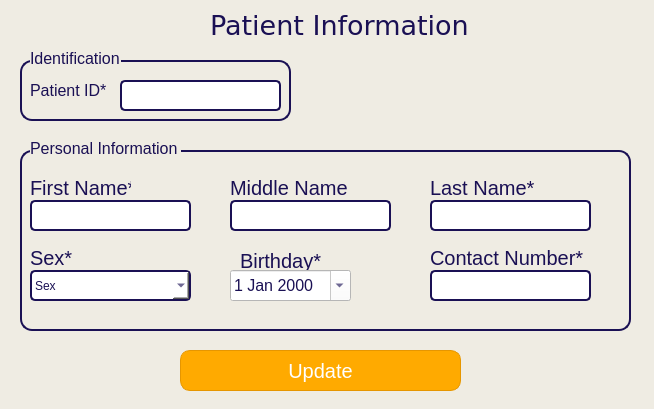
<?xml version="1.0" encoding="UTF-8"?>
<ui version="4.0">
 <class>Dialog</class>
 <widget class="QDialog" name="Dialog">
  <property name="geometry">
   <rect>
    <x>0</x>
    <y>0</y>
    <width>654</width>
    <height>409</height>
   </rect>
  </property>
  <property name="windowTitle">
   <string>Dialog</string>
  </property>
  <property name="styleSheet">
   <string notr="true">background-color: rgb(239, 236, 227);</string>
  </property>
  <widget class="QLabel" name="label">
   <property name="geometry">
    <rect>
     <x>210</x>
     <y>10</y>
     <width>261</width>
     <height>31</height>
    </rect>
   </property>
   <property name="font">
    <font>
     <family>Verdana</family>
     <pointsize>20</pointsize>
    </font>
   </property>
   <property name="styleSheet">
    <string notr="true">color: rgb(26, 16, 84);</string>
   </property>
   <property name="text">
    <string>Patient Information</string>
   </property>
  </widget>
  <widget class="QPushButton" name="patientFormUpdateBtn">
   <property name="geometry">
    <rect>
     <x>180</x>
     <y>350</y>
     <width>281</width>
     <height>41</height>
    </rect>
   </property>
   <property name="font">
    <font>
     <pointsize>15</pointsize>
    </font>
   </property>
   <property name="styleSheet">
    <string notr="true">QPushButton {
    background-color: rgb(255, 170, 0);   /* base */
    color: white;
    border: 1px solid rgb(230, 150, 0);
    border-radius: 10px;
}

QPushButton:hover {
    background-color: rgb(255, 185, 40);  
}

QPushButton:pressed {
    background-color: rgb(230, 150, 0);   
}
</string>
   </property>
   <property name="text">
    <string>Update</string>
   </property>
  </widget>
  <widget class="QFrame" name="personalInfoFrame">
   <property name="geometry">
    <rect>
     <x>20</x>
     <y>150</y>
     <width>611</width>
     <height>181</height>
    </rect>
   </property>
   <property name="styleSheet">
    <string notr="true">#personalInfoFrame {
        border: 2px solid #1A1054;
        border-radius: 12px;
    
    }</string>
   </property>
   <property name="frameShape">
    <enum>QFrame::Shape::StyledPanel</enum>
   </property>
   <property name="frameShadow">
    <enum>QFrame::Shadow::Raised</enum>
   </property>
   <widget class="QFrame" name="frame_2">
    <property name="geometry">
     <rect>
      <x>140</x>
      <y>310</y>
      <width>181</width>
      <height>321</height>
     </rect>
    </property>
    <property name="frameShape">
     <enum>QFrame::Shape::StyledPanel</enum>
    </property>
    <property name="frameShadow">
     <enum>QFrame::Shadow::Raised</enum>
    </property>
    <widget class="QWidget" name="verticalLayoutWidget_4">
     <property name="geometry">
      <rect>
       <x>10</x>
       <y>10</y>
       <width>160</width>
       <height>301</height>
      </rect>
     </property>
     <layout class="QVBoxLayout" name="verticalLayout_4">
      <item>
       <widget class="QLineEdit" name="fnameField_3">
        <property name="styleSheet">
         <string notr="true">color: rgb(26, 16, 84);</string>
        </property>
        <property name="placeholderText">
         <string>First Name</string>
        </property>
       </widget>
      </item>
      <item>
       <widget class="QLineEdit" name="mnameField_3">
        <property name="styleSheet">
         <string notr="true">color: rgb(26, 16, 84);</string>
        </property>
        <property name="placeholderText">
         <string>Middle Name</string>
        </property>
       </widget>
      </item>
      <item>
       <widget class="QLineEdit" name="lnameField_3">
        <property name="styleSheet">
         <string notr="true">color: rgb(26, 16, 84);</string>
        </property>
        <property name="placeholderText">
         <string>Last Name</string>
        </property>
       </widget>
      </item>
      <item>
       <widget class="QLineEdit" name="sexField_3">
        <property name="styleSheet">
         <string notr="true">color: rgb(26, 16, 84);</string>
        </property>
        <property name="placeholderText">
         <string>Sex</string>
        </property>
       </widget>
      </item>
      <item>
       <widget class="QDateEdit" name="birthdayField_3">
        <property name="styleSheet">
         <string notr="true">color: rgb(26, 16, 84);</string>
        </property>
        <property name="specialValueText">
         <string/>
        </property>
       </widget>
      </item>
      <item>
       <widget class="QLineEdit" name="roleField_3">
        <property name="styleSheet">
         <string notr="true">color: rgb(26, 16, 84);</string>
        </property>
        <property name="placeholderText">
         <string>Role</string>
        </property>
       </widget>
      </item>
      <item>
       <widget class="QDateEdit" name="datehiredfield_3">
        <property name="styleSheet">
         <string notr="true">color: rgb(26, 16, 84);</string>
        </property>
        <property name="specialValueText">
         <string/>
        </property>
       </widget>
      </item>
     </layout>
    </widget>
   </widget>
   <widget class="QLabel" name="label_2">
    <property name="geometry">
     <rect>
      <x>10</x>
      <y>30</y>
      <width>101</width>
      <height>16</height>
     </rect>
    </property>
    <property name="font">
     <font>
      <pointsize>15</pointsize>
     </font>
    </property>
    <property name="styleSheet">
     <string notr="true">color: rgb(26, 16, 84);</string>
    </property>
    <property name="text">
     <string>First Name*</string>
    </property>
   </widget>
   <widget class="QLineEdit" name="fnameField">
    <property name="geometry">
     <rect>
      <x>10</x>
      <y>50</y>
      <width>161</width>
      <height>31</height>
     </rect>
    </property>
    <property name="font">
     <font>
      <pointsize>12</pointsize>
     </font>
    </property>
    <property name="styleSheet">
     <string notr="true"> QLineEdit {
        border: 2px solid #1A1054;
        border-radius: 5px;
        padding: 3px;
background-color: rgb(255, 255, 255);
    }</string>
    </property>
   </widget>
   <widget class="QLabel" name="label_3">
    <property name="geometry">
     <rect>
      <x>210</x>
      <y>30</y>
      <width>131</width>
      <height>16</height>
     </rect>
    </property>
    <property name="font">
     <font>
      <pointsize>15</pointsize>
     </font>
    </property>
    <property name="styleSheet">
     <string notr="true">color: rgb(26, 16, 84);</string>
    </property>
    <property name="text">
     <string>Middle Name</string>
    </property>
   </widget>
   <widget class="QLineEdit" name="mnameField">
    <property name="geometry">
     <rect>
      <x>210</x>
      <y>50</y>
      <width>161</width>
      <height>31</height>
     </rect>
    </property>
    <property name="font">
     <font>
      <pointsize>12</pointsize>
     </font>
    </property>
    <property name="styleSheet">
     <string notr="true"> QLineEdit {
        border: 2px solid #1A1054;
        border-radius: 5px;
        padding: 3px;
background-color: rgb(255, 255, 255);
    }</string>
    </property>
   </widget>
   <widget class="QLabel" name="label_4">
    <property name="geometry">
     <rect>
      <x>410</x>
      <y>30</y>
      <width>131</width>
      <height>16</height>
     </rect>
    </property>
    <property name="font">
     <font>
      <pointsize>15</pointsize>
     </font>
    </property>
    <property name="styleSheet">
     <string notr="true">color: rgb(26, 16, 84);</string>
    </property>
    <property name="text">
     <string>Last Name*</string>
    </property>
   </widget>
   <widget class="QLineEdit" name="lnameField">
    <property name="geometry">
     <rect>
      <x>410</x>
      <y>50</y>
      <width>161</width>
      <height>31</height>
     </rect>
    </property>
    <property name="font">
     <font>
      <pointsize>12</pointsize>
     </font>
    </property>
    <property name="styleSheet">
     <string notr="true"> QLineEdit {
        border: 2px solid #1A1054;
        border-radius: 5px;
        padding: 3px;
background-color: rgb(255, 255, 255);
    }</string>
    </property>
   </widget>
   <widget class="QLabel" name="label_5">
    <property name="geometry">
     <rect>
      <x>10</x>
      <y>100</y>
      <width>101</width>
      <height>16</height>
     </rect>
    </property>
    <property name="font">
     <font>
      <pointsize>15</pointsize>
     </font>
    </property>
    <property name="styleSheet">
     <string notr="true">color: rgb(26, 16, 84);</string>
    </property>
    <property name="text">
     <string>Sex*</string>
    </property>
   </widget>
   <widget class="QLabel" name="label_6">
    <property name="geometry">
     <rect>
      <x>220</x>
      <y>100</y>
      <width>101</width>
      <height>21</height>
     </rect>
    </property>
    <property name="font">
     <font>
      <pointsize>15</pointsize>
     </font>
    </property>
    <property name="styleSheet">
     <string notr="true">color: rgb(26, 16, 84);</string>
    </property>
    <property name="text">
     <string>Birthday*</string>
    </property>
   </widget>
   <widget class="QDateEdit" name="bdayField">
    <property name="geometry">
     <rect>
      <x>210</x>
      <y>120</y>
      <width>121</width>
      <height>31</height>
     </rect>
    </property>
    <property name="font">
     <font>
      <pointsize>12</pointsize>
     </font>
    </property>
    <property name="styleSheet">
     <string notr="true">color: rgb(26, 16, 84);
background-color: rgb(255, 255, 255);</string>
    </property>
    <property name="calendarPopup">
     <bool>true</bool>
    </property>
   </widget>
   <widget class="QLineEdit" name="contactField">
    <property name="geometry">
     <rect>
      <x>410</x>
      <y>120</y>
      <width>161</width>
      <height>31</height>
     </rect>
    </property>
    <property name="font">
     <font>
      <pointsize>12</pointsize>
     </font>
    </property>
    <property name="styleSheet">
     <string notr="true"> QLineEdit {
        border: 2px solid #1A1054;
        border-radius: 5px;
        padding: 3px;
background-color: rgb(255, 255, 255);
    }</string>
    </property>
   </widget>
   <widget class="QLabel" name="label_7">
    <property name="geometry">
     <rect>
      <x>410</x>
      <y>100</y>
      <width>161</width>
      <height>16</height>
     </rect>
    </property>
    <property name="font">
     <font>
      <pointsize>15</pointsize>
     </font>
    </property>
    <property name="styleSheet">
     <string notr="true">color: rgb(26, 16, 84);</string>
    </property>
    <property name="text">
     <string>Contact Number*</string>
    </property>
   </widget>
   <widget class="QComboBox" name="sexField">
    <property name="geometry">
     <rect>
      <x>10</x>
      <y>120</y>
      <width>161</width>
      <height>31</height>
     </rect>
    </property>
    <property name="styleSheet">
     <string notr="true"> QComboBox {
        border: 2px solid #1A1054;
        border-radius: 5px;
        padding: 3px;
background-color: rgb(255, 255, 255);
	color: rgb(26, 16, 84);
    }</string>
    </property>
    <property name="placeholderText">
     <string>Sex</string>
    </property>
    <item>
     <property name="text">
      <string>male</string>
     </property>
    </item>
    <item>
     <property name="text">
      <string>female</string>
     </property>
    </item>
   </widget>
  </widget>
  <widget class="QLabel" name="label_8">
   <property name="geometry">
    <rect>
     <x>30</x>
     <y>140</y>
     <width>151</width>
     <height>16</height>
    </rect>
   </property>
   <property name="font">
    <font>
     <pointsize>12</pointsize>
    </font>
   </property>
   <property name="styleSheet">
    <string notr="true">color: rgb(26, 16, 84);</string>
   </property>
   <property name="text">
    <string>Personal Information</string>
   </property>
  </widget>
  <widget class="QFrame" name="identificationFrame">
   <property name="geometry">
    <rect>
     <x>20</x>
     <y>60</y>
     <width>271</width>
     <height>61</height>
    </rect>
   </property>
   <property name="styleSheet">
    <string notr="true">#identificationFrame {
        border: 2px solid #1A1054;
        border-radius: 12px;

    }</string>
   </property>
   <property name="frameShape">
    <enum>QFrame::Shape::StyledPanel</enum>
   </property>
   <property name="frameShadow">
    <enum>QFrame::Shadow::Raised</enum>
   </property>
   <widget class="QLineEdit" name="patientIDField">
    <property name="geometry">
     <rect>
      <x>100</x>
      <y>20</y>
      <width>161</width>
      <height>31</height>
     </rect>
    </property>
    <property name="font">
     <font>
      <pointsize>12</pointsize>
     </font>
    </property>
    <property name="styleSheet">
     <string notr="true"> QLineEdit {
        border: 2px solid #1A1054;
        border-radius: 5px;
        padding: 3px;
background-color: rgb(255, 255, 255);
    }</string>
    </property>
    <property name="readOnly">
     <bool>true</bool>
    </property>
   </widget>
   <widget class="QLabel" name="label_17">
    <property name="geometry">
     <rect>
      <x>10</x>
      <y>20</y>
      <width>81</width>
      <height>21</height>
     </rect>
    </property>
    <property name="font">
     <font>
      <pointsize>12</pointsize>
     </font>
    </property>
    <property name="styleSheet">
     <string notr="true">color: rgb(26, 16, 84);</string>
    </property>
    <property name="text">
     <string>Patient ID*</string>
    </property>
   </widget>
  </widget>
  <widget class="QLabel" name="label_18">
   <property name="geometry">
    <rect>
     <x>30</x>
     <y>50</y>
     <width>91</width>
     <height>16</height>
    </rect>
   </property>
   <property name="font">
    <font>
     <pointsize>12</pointsize>
    </font>
   </property>
   <property name="styleSheet">
    <string notr="true">color: rgb(26, 16, 84);</string>
   </property>
   <property name="text">
    <string>Identification</string>
   </property>
  </widget>
 </widget>
 <resources/>
 <connections/>
</ui>
